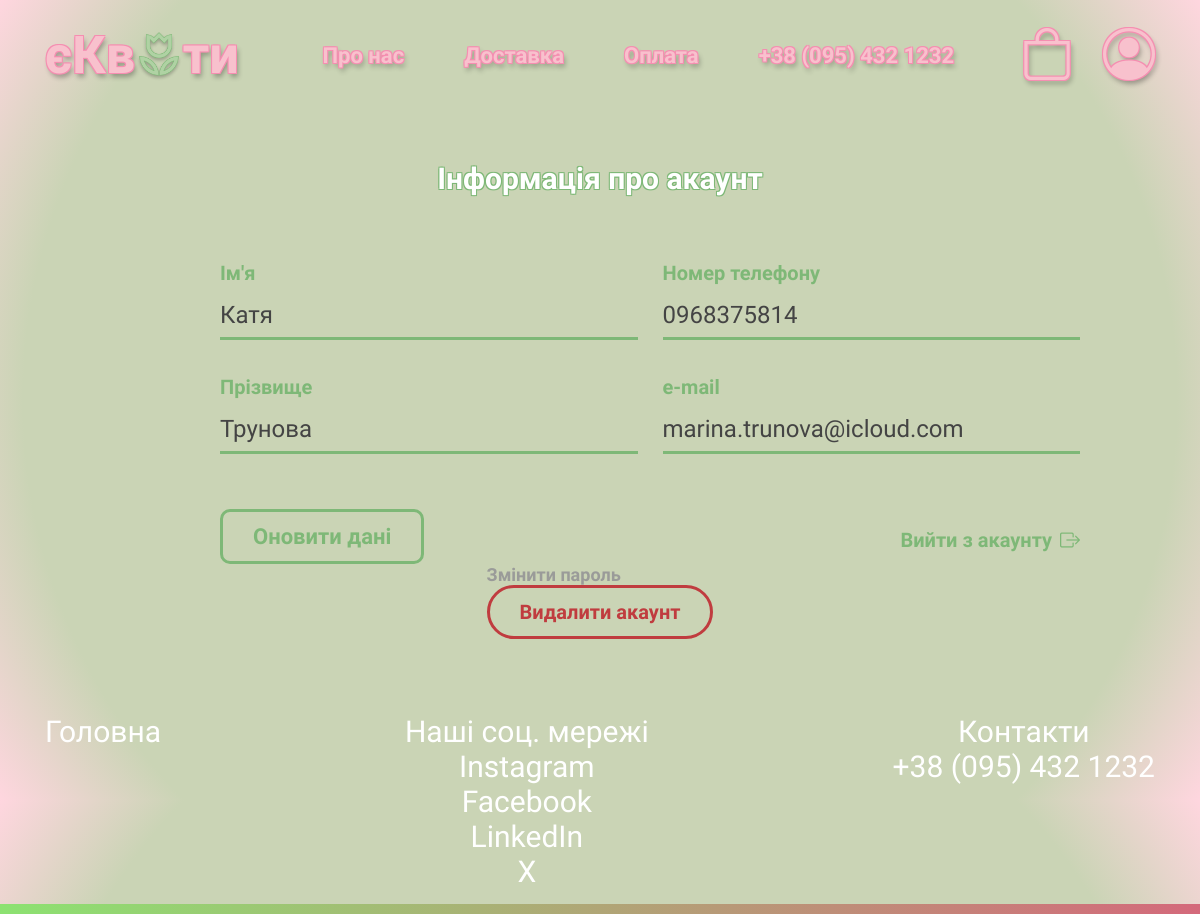
Screenshot of /profile/ (signed in) with the database file from the repository.
### users/models.py (models this page shows, shortened)
class CustomUser(AbstractUser):
    username = None
    email = models.EmailField(unique=True, max_length=100)
    objects = CustomUserManager()
    groups = models.ManyToManyField(
        Group,
        related_name='customuser_set',
        blank=True,
        help_text='The groups this user belongs to. A user will get all permissions granted to each of their groups.',
        verbose_name='groups',
    )
    user_permissions = models.ManyToManyField(
        Permission,
        related_name='customuser_permissions',
        blank=True,
        help_text='Specific permissions for this user.',
        verbose_name='user permissions',
    )
    USERNAME_FIELD = 'email'
    REQUIRED_FIELDS = []

### shop/models.py (models this page shows, shortened)
class UserData(models.Model):
    user = models.OneToOneField(settings.AUTH_USER_MODEL, on_delete=models.CASCADE)
    telephone = models.CharField(max_length=20)
    class Meta:
        verbose_name = 'UserData'
        verbose_name_plural = 'UserData'

### shop/views.py (the view, shortened to what this page needs)
# urls.py: path('profile/', views.profile, name='profile'),
@login_required(login_url='shop:home')
def profile(request):
    user = request.user
    user_data, created = UserData.objects.get_or_create(user=user)
    edit_account_form = EditProfileForm(instance=user)
    edit_phone_form = EditPhoneForm(instance=user_data)
    delete_user_form = UserDeleteForm(instance=request.user)
    return render(request, 'shop/profile.html', {
        'edit_account_form': edit_account_form,
        'edit_phone_form': edit_phone_form,
    })

### shop/forms.py
class EditProfileForm(forms.ModelForm):
    email = forms.EmailField(
    widget=forms.EmailInput(attrs={
        'id': 'email',
        'name': 'email',
    }),
    required=True
    )
    first_name = forms.CharField(
        widget=forms.TextInput(attrs={
            'name': 'first_name',
        }),
        max_length=100,
        required=True
    )
    last_name = forms.CharField(
        widget=forms.TextInput(attrs={
            'name': 'last_name',
        }),
        max_length=100,
        required=True
    )
    class Meta:
        model = CustomUser
        fields = ['first_name', 'last_name', 'email']

class EditPhoneForm(forms.ModelForm):
    class Meta:
        model = UserData
        fields = ['telephone']
        widgets = {
            'telephone': forms.TextInput(attrs= {
                'name': 'phone',
                'type': 'tel',
            })
        }

### cart/cart.py (called while the page is built)
    def __len__(self):
        return sum(item['quantity'] for item in self.cart.values())

### cart/context_processors.py (called while the page is built)
def cart(request):
    return {'cart': Cart(request)}

### templates/shop/profile.html (shortened to what this page needs)
{% extends "shop/base.html" %}
{% block css_links %}
{% load static %}
<link rel="stylesheet" href="{% static "shop/css/profile.css" %}">
{% endblock css_links %}
{% block content %}
    <div class="inform">
        <h1 class="info-name">Інформація про акаунт</h1>
        <form class="profile-form" method="POST" action="{% url "shop:profile" %}">
            <div class="form-grid">
                <div class="form-group">
                    <label for="first_name">Ім'я</label>
                    {{edit_account_form.first_name}}
                </div>
                <div class="form-group">
                    <label for="phone">Номер телефону</label>
                    {{edit_phone_form.telephone}}
                </div>
                <div class="form-group">
                    <label for="last_name">Прізвище</label>
                    {{edit_account_form.last_name}}
                </div>
                <div class="form-group">
                    <label for="email">e-mail</label>
                    {{edit_account_form.email}}
                </div>
                <div class="form-actions">
                    <button type="submit" class="update-btn" name='update'>Оновити дані</button>
                </div>
                <div class="form-group logout-action">
                    <a href="{% url "shop:shop_logout" %}" class="logout-link">Вийти з акаунту <i class="bi bi-box-arrow-right"></i></a>
                </div>
            </div>
        </form>
        <div class="bottom-part">
            <div class="password-info">
                <div class="form-group">
                    <div class="password-label-group">
                        <a href="{% url "shop:change_password" %}">Змінити пароль</a>
                    </div>
                </div>
            </div>
            <div class="delete-account">
                <form class="form-group delete-action" method='POST'>
                    <button type='submit' class="delete-link" name='delete-acc'>Видалити акаунт</button>
                </form>
            </div>
        </div>
    </div>
{% endblock content %}

### static/shop/css/base.css (style rules this page uses)
:root { --fs-logo: 52px; --fs-nav-info: 22px; --fs-nav-icons: 52px; --fs-footer-list: 30px; --ff: 'Montserrat Alternates', sans-serif; }
body { -ms-overflow-style: none; scrollbar-width: none; background: radial-gradient(circle, #CAD4B5 10%, #CAD4B5 80%, #ffd6df 100%); height: 100vh; width: 100%; font-family: var(--ff); overflow-x: hidden; background-size: cover; }
*, *::before, *::after { box-sizing: border-box; margin: 0; padding: 0; text-decoration: none; list-style: none; outline: none; border: none; }

### static/shop/css/profile.css (style rules this page uses)
.inform { box-sizing: border-box; display: flex; align-items: center; margin-bottom: 50px; padding: 0 20px; }
.info-name { font-family: var(--ff); font-size: 30px; margin-bottom: 35px; color: #fff; text-shadow: -1px -1px 0 #7EB877, 1px -1px 0 #7EB877, -1px 1px 0 #7EB877, 1px 1px 0 #7EB877; }
.inform { flex-direction: column; margin: 0 auto 50px auto; max-width: 900px; width: 100%; margin-top: 50px; }
.profile-form { width: 100%; margin-top: 30px; }
.form-grid { display: grid; grid-template-columns: 1fr 1fr; gap: 35px 25px; width: 100%; margin-left: 50px; margin-right: 50px; }
.form-group { display: flex; flex-direction: column; gap: 8px; }
.form-group label { font-family: var(--ff); color: #7EB877; font-size: 20px; font-weight: 600; }
.form-grid input[type="text"], .form-grid input[type="email"], .form-grid input[type="tel"], .form-grid input[type="password"] { background: transparent; border: none; border-bottom: 3px solid #7EB877; font-family: var(--ff); font-size: 24px; font-weight: 500; color: #444; padding: 8px 0; width: 100%; }
.form-actions { grid-column: 1 / 2; margin-top: 20px; }
.update-btn { background: transparent; border: 3px solid #7EB877; border-radius: 10px; padding: 12px 30px; font-family: var(--ff); color: #7EB877; font-size: 22px; font-weight: 600; cursor: pointer; transition: all 0.2s ease; }
.password-label-group { display: flex; justify-content: space-between; align-items: baseline; width: 100%; }
.password-label-group a { font-family: var(--ff); color: #9a9b99; font-weight: 600; font-size: 18px; transition: all 0.2s ease; }
.delete-action { align-self: end; }
.logout-action { align-self: end; justify-self: end; }
.logout-link { font-family: var(--ff); padding: 12px 0px; color: #7EB877; font-weight: 600; font-size: 20px; display: flex; align-items: center; gap: 8px; transition: all 0.2s ease; }
.delete-link { background-color: transparent; border-radius: 50px; border: 3px solid #c03c3f; padding: 12px 30px; max-width: 275px; font-family: var(--ff); color: #c03c3f; font-weight: 600; font-size: 20px; display: flex; align-items: center; gap: 8px; transition: all 0.2s ease; }

### rows the page displays
CustomUser: first_name "Катя", last_name "Трунова", email "marina.trunova@icloud.com"
UserData: telephone "0968375814"
